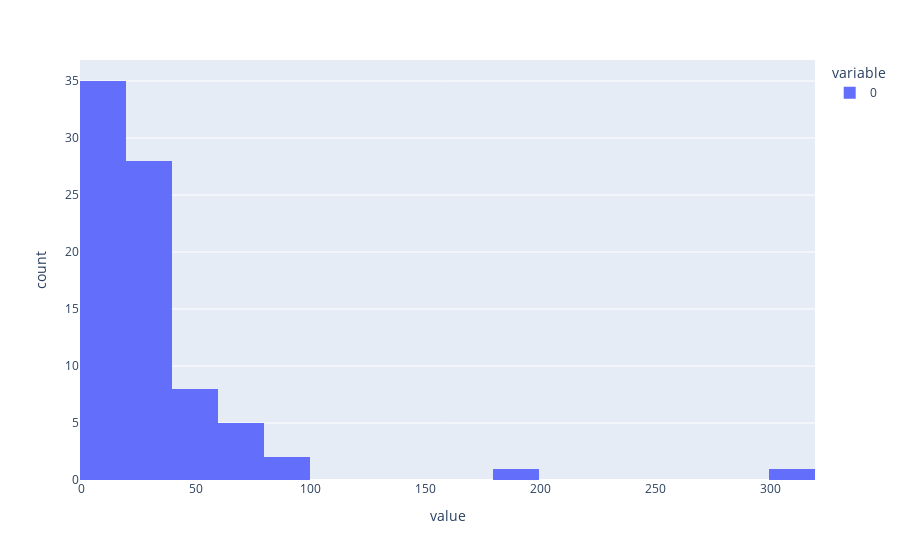

The code cell stored with this chart in its notebook:
### Code cell
padded_lengths = [len(encoded_seqs_i) for encoded_seqs_i in encoded_seqs]
px.histogram(padded_lengths)

### Figure 1 — Plotly figure (JSON) as saved in the notebook; plotly's stock layout.template omitted (floating-point values rounded to 4 significant figures)
{"data": [{"alignmentgroup": "True", "bingroup": "x", "hovertemplate": "variable=0<br>value=%{x}<br>count=%{y}<extra></extra>", "legendgroup": "0", "marker": {"color": "#636efa", "pattern": {"shape": ""}}, "name": "0", "offsetgroup": "0", "orientation": "v", "showlegend": true, "x": [8, 25, 29, 12, 72, 25, 21, 38, 13, 41, 61, 22, 6, 1, 4, 17, 12, 5, 17, 21, 4, 15, 71, 37, 14, 32, 23, 15, 9, 32, 9, 15, 22, 52, 17, 49, 90, 59, 59, 13, 19, 44, 11, 2, 24, 32, 11, 20, 304, 10, 20, 21, 23, 8, 17, 89, 20, 181, 10, 50, 10, 21, 6, 42, 30, 4, 25, 18, 30, 23, 1, 14, 21, 24, 34, 62, 15, 16, 73, 30], "xaxis": "x", "yaxis": "y", "type": "histogram"}], "layout": {"xaxis": {"anchor": "y", "domain": [0, 1], "title": {"text": "value"}}, "yaxis": {"anchor": "x", "domain": [0, 1], "title": {"text": "count"}}, "legend": {"title": {"text": "variable"}, "tracegroupgap": 0}, "margin": {"t": 60}, "barmode": "relative"}}
